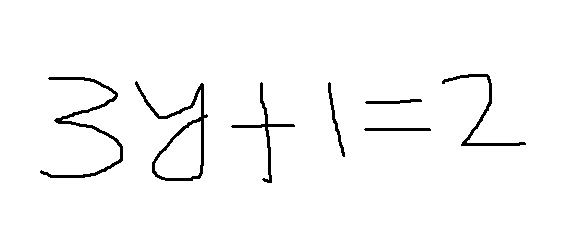
#> input picture equation_images/lineareqy3.png, 563 x 237 px
$ jupyter execute --allow-errors 'train classfier.ipynb'
#> lines starting #> are read from the running program, lines starting #| are printed output that depends on the picture; after the words box and inside, x2 and y2 are one past the last pixel; in counts of white or black regions, pixels touching at a corner belong together
#> `input_image = cv2.imread(img_path, 0)`: input_image: shape (237, 563); 97.3% white; 7 black regions, largest, box (x1, y1, x2, y2) and area: (135, 81, 208, 181) 1001, (40, 77, 123, 178) 975, (442, 74, 526, 146) 574
[cell 1]
import cv2
import numpy as np
import matplotlib.pyplot as plt
import tensorflow as tf
from tensorflow.keras.preprocessing.image import ImageDataGenerator
from tensorflow.keras.preprocessing import image
from keras.regularizers import l2, l1

[cell 2]
def binarize(img):
    img = image.img_to_array(img, dtype='uint8')
    binarized = np.expand_dims(cv2.adaptiveThreshold(img,255,cv2.ADAPTIVE_THRESH_MEAN_C, cv2.THRESH_BINARY,11,2), -1)
    inverted_binary_img = ~binarized
    return inverted_binary_img

**Set Training Path**

[cell 3]
data_dir = 'extracted_images'
batch_size = 32
img_height = 45
img_width = 45

#> (a cell that did not finish here is left out)

#> (a cell that did not finish here is left out)

#> (a cell that did not finish here is left out)

**Convolutional Neural Network**

#> (a cell that did not finish here is left out)

#> (a cell that did not finish here is left out)

#> (a cell that did not finish here is left out)

#> (a cell that did not finish here is left out)

#> (a cell that did not finish here is left out)

#> (a cell that did not finish here is left out)

[cell 13]
image_dir = "equation_images/"

[cell 14]
def getOverlap(a, b):
     return max(0, min(a[1], b[1]) - max(a[0], b[0]))
def detect_contours(img_path):
    # Given an image path, output bounding box coordinates of an image
#> called with img_path = 'equation_images/lineareqy3.png'
    input_image = cv2.imread(img_path, 0) # Load a greyscale image

    # Make a copy to draw bounding box
    input_image_cpy = input_image.copy()

    # Convert the grayscale image to binary (image binarization opencv python), then invert
    binarized = cv2.adaptiveThreshold(input_image_cpy,255,cv2.ADAPTIVE_THRESH_MEAN_C, cv2.THRESH_BINARY,11,2)
    inverted_binary_img = ~binarized
#> inverted_binary_img: shape (237, 563); 2.7% white; 7 white regions

    # Detect contours
    # hierarchy variable contains information about the relationship between each contours
    contours_list, hierarchy = cv2.findContours(inverted_binary_img,
                                           cv2.RETR_TREE,
                                           cv2.CHAIN_APPROX_SIMPLE) # Find contours
#> contours_list = 8 contours; box (x1, y1, x2, y2) and area: (135, 81, 208, 181) 2566, (154, 120, 202, 179) 1855, (40, 77, 123, 178) 686, (442, 74, 526, 146) 395, (231, 82, 295, 183) 347, (328, 82, 345, 157) 158, (364, 128, 431, 131) 130, (365, 99, 422, 104) 112
    # Detect contours
    l = []
    for c in contours_list:
        x, y, w, h = cv2.boundingRect(c)
        l.append([x, y, w, h])
#> this loop made 8 passes
#> (x, y, w, h) on passes 1 to 8: (364, 128, 67, 3), (365, 99, 57, 5), (328, 82, 17, 75), (231, 82, 64, 101), (135, 81, 73, 100), (154, 120, 48, 59), (40, 77, 83, 101), (442, 74, 84, 72)
#> after the loop, l = [[364, 128, 67, 3], [365, 99, 57, 5], [328, 82, 17, 75], [231, 82, 64, 101], [135, 81, 73, 100], [154, 120, 48, 59], [40, 77, 83, 101], [442, 74, 84, 72]]
    # Check whether any overlapping rectangles. We do this in a way such that we only compare each box once with all other boxes.
    lcopy = l.copy()
#> lcopy has the same summary as l
    keep = []
    while len(lcopy) != 0:
        curr_x, curr_y, curr_w, curr_h = lcopy.pop(0) # Look at next box
        if curr_w * curr_h < 20: # remove very small boxes
            continue
        throw = []
        for i, (x, y, w, h) in enumerate(lcopy):
            curr_interval = [curr_x, curr_x+curr_w]
            next_interval = [x, x+w]
            if getOverlap(curr_interval, next_interval) > 1 : # more than 3 pixels overlap, this is arbitrary
                # Merge the two intervals
                new_interval_x = [min(curr_x, x), max(curr_x+curr_w, x+w)]
                new_interval_y = [min(curr_y, y), max(curr_y+curr_h, y+h)]
                newx, neww = new_interval_x[0], new_interval_x[1] - new_interval_x[0]
                newy, newh = new_interval_y[0], new_interval_y[1] - new_interval_y[0]
                curr_x, curr_y, curr_w, curr_h = newx, newy, neww, newh
                throw.append(i) # Mark this box to throw away later, since it has now been merged with current box
        for ind in sorted(throw, reverse=True): # Sort in reverse order otherwise we will pop incorrectly
            lcopy.pop(ind)
        keep.append([curr_x, curr_y, curr_w, curr_h]) # Keep the current box we are comparing against
#> this loop made 6 passes
#> after the loop, keep = [[364, 99, 67, 32], [328, 82, 17, 75], [231, 82, 64, 101], [135, 81, 73, 100], [40, 77, 83, 101], [442, 74, 84, 72]]; lcopy = []
    return keep

[cell 15]
def resize_pad(img, size, padColor=255):

    h, w = img.shape[:2]
    sh, sw = size

    # interpolation method
    if h > sh or w > sw: # shrinking image
        interp = cv2.INTER_AREA
    else: # stretching image
        interp = cv2.INTER_CUBIC

    # aspect ratio of image
    aspect = w/h  # if on Python 2, you might need to cast as a float: float(w)/h

    # compute scaling and pad sizing
    if aspect > 1: # horizontal image
        new_w = sw
        new_h = np.round(new_w/aspect).astype(int)
        pad_vert = (sh-new_h)/2
        pad_top, pad_bot = np.floor(pad_vert).astype(int), np.ceil(pad_vert).astype(int)
        pad_left, pad_right = 0, 0
    elif aspect < 1: # vertical image
        new_h = sh
        new_w = np.round(new_h*aspect).astype(int)
        pad_horz = (sw-new_w)/2
        pad_left, pad_right = np.floor(pad_horz).astype(int), np.ceil(pad_horz).astype(int)
        pad_top, pad_bot = 0, 0
    else: # square image
        new_h, new_w = sh, sw
        pad_left, pad_right, pad_top, pad_bot = 0, 0, 0, 0

    # set pad color
    if len(img.shape) == 3 and not isinstance(padColor, (list, tuple, np.ndarray)): # color image but only one color provided
        padColor = [padColor]*3

    # scale and pad
    scaled_img = cv2.resize(img, (new_w, new_h), interpolation=interp)
    scaled_img = cv2.copyMakeBorder(scaled_img, pad_top, pad_bot, pad_left, pad_right, borderType=cv2.BORDER_CONSTANT, value=padColor)

    return scaled_img

#> (a cell that did not finish here is left out)

[cell 17]
flag = 0
IMAGE = "lineareqy3.png"
img_path = "equation_images/"+IMAGE

if flag == 1:
    input_image = cv2.imread(img_path)
    ret, bw_img = cv2.threshold(input_image,127,255,cv2.THRESH_BINARY)
    plt.imshow(bw_img)
    plt.show()
    cv2.imwrite(img_path, bw_img)
    input_image_cpy = bw_img.copy()
    keep = detect_contours(image_dir+IMAGE)
    print(len(keep))
    img_path = image_dir+IMAGE
else:
    input_image = cv2.imread(img_path, 0)
    input_image_cpy = input_image.copy()
    keep = detect_contours(image_dir+IMAGE)
    print(len(keep))
#| 6

#Visualise how the bounding boxes look like
for (x, y, w, h) in keep:
    cv2.rectangle(input_image_cpy, (x, y), (x + w, y + h), (0, 0, 255), 1)
#> this loop made 6 passes
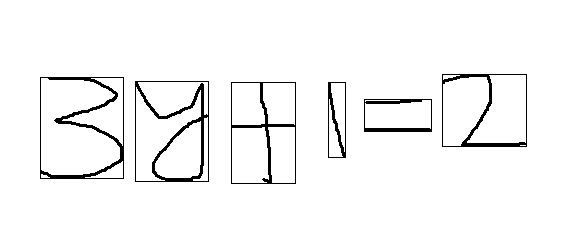
#> input_image_cpy: shape (237, 563); 96% white; 6 black regions, box (x1, y1, x2, y2) and area: (135, 81, 209, 182) 1343, (40, 77, 124, 179) 1305, (442, 74, 527, 147) 863, (231, 82, 296, 184) 840, (364, 99, 432, 132) 553, (328, 82, 346, 158) 406
plt.imshow(input_image_cpy, cmap='gray')
plt.show()


$ run again, with equation_images/lexpf1.png copied over equation_images/lineareqy3.png
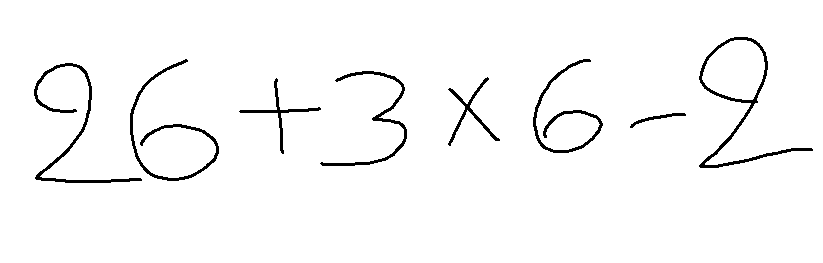
#> input picture equation_images/lexpf1.png, 823 x 263 px
#> input_image: shape (263, 823); 97.2% white; 8 black regions, largest, box (x1, y1, x2, y2) and area: (699, 37, 813, 168) 1229, (34, 63, 142, 183) 1076, (130, 59, 219, 181) 992
#> inverted_binary_img: shape (263, 823); 2.8% white; 8 white regions
#> contours_list = 9 contours; largest, box (x1, y1, x2, y2) and area: (699, 37, 813, 168) 3805, (701, 39, 766, 101) 2937, (34, 63, 142, 183) 755, (130, 59, 219, 181) 698, (533, 59, 603, 153) 583
#> the loop in detect_contours, `for c in contours_list:` made 9 passes
#> (x, y, w, h) on passes 1 to 8: (630, 113, 56, 15), (239, 78, 82, 76), (448, 77, 52, 69), (320, 71, 87, 95), (34, 63, 108, 120), (533, 59, 70, 94), (130, 59, 89, 122), (699, 37, 114, 131)
#> after the loop in detect_contours, `for c in contours_list:`: l = [[630, 113, 56, 15], [239, 78, 82, 76], [448, 77, 52, 69], [320, 71, 87, 95], [34, 63, 108, 120], [533, 59, 70, 94], [130, 59, 89, 122], [699, 37, 114, 131], [701, 39, 65, 62]]
#> in detect_contours, `lcopy = l.copy()`: lcopy has the same summary as l
#> the loop in detect_contours, `while len(lcopy) != 0:` made 7 passes
#> after the loop in detect_contours, `while len(lcopy) != 0:`: keep = [[630, 113, 56, 15], [239, 78, 82, 76], [448, 77, 52, 69], [320, 71, 87, 95], [34, 59, 185, 124], [533, 59, 70, 94], [699, 37, 114, 131]]; lcopy = []
#| 7
#> the loop `for (x, y, w, h) in keep:` made 7 passes
#> after the loop `for (x, y, w, h) in keep:`:
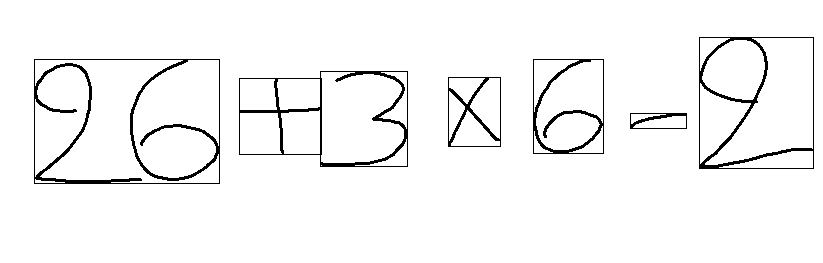
#> input_image_cpy: shape (263, 823); 96.1% white; 6 black regions, box (x1, y1, x2, y2) and area: (34, 59, 220, 184) 2677, (239, 71, 408, 167) 1913, (699, 37, 814, 169) 1699, (533, 59, 604, 154) 1133, (448, 77, 501, 147) 705, (630, 113, 687, 129) 303

$ run again, with equation_images/Quadratic_Equation.jpg saved as equation_images/lineareqy3.png
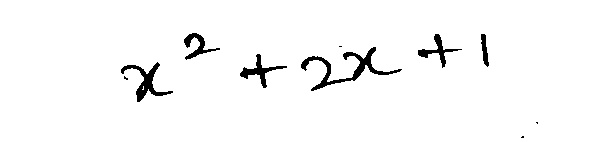
#> input picture equation_images/Quadratic_Equation.jpg, 590 x 142 px
#> input_image is the input picture: shape (142, 590); min 0, max 255, mean 247.3
#> in detect_contours, `binarized = cv2.adaptiveThreshold(input_image_cpy,255,cv2.ADAPTIVE_THR..`:
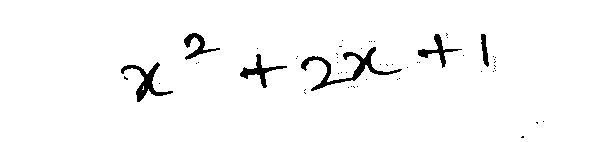
#> binarized: shape (142, 590); 96.9% white; 55 black regions (49 under 20 px), largest, box (x1, y1, x2, y2) and area: (301, 47, 402, 91) 825, (121, 62, 173, 102) 526, (240, 54, 287, 88) 372, (418, 34, 462, 68) 321, (184, 33, 220, 60) 306, (481, 34, 489, 67) 149
#> inverted_binary_img: shape (142, 590); 3.1% white; 55 white regions (49 under 20 px)
#> contours_list = 56 contours, 50 with area under 20; largest, box (x1, y1, x2, y2) and area: (301, 47, 402, 91) 646, (121, 62, 173, 102) 439, (240, 54, 287, 88) 297, (418, 34, 462, 68) 247, (184, 33, 220, 60) 240, (481, 34, 489, 67) 114
#> the loop in detect_contours, `for c in contours_list:` made 56 passes
#> (x, y, w, h) on passes 3, 6, 7, 9, 10, 11, 12, 13: (543, 121, 1, 1), (348, 87, 1, 1), (357, 86, 1, 1), (351, 86, 1, 1), (159, 83, 1, 1), (397, 79, 1, 1), (366, 79, 1, 1), (399, 78, 1, 1)
#> after the loop in detect_contours, `for c in contours_list:`: l = 56 items, first 6: [521, 136, 3, 2], [536, 122, 2, 2], [543, 121, 1, 1], [304, 92, 2, 2], [304, 89, 2, 2], [348, 87, 1, 1]
#> in detect_contours, `lcopy = l.copy()`: lcopy has the same summary as l
#> the loop in detect_contours, `while len(lcopy) != 0:` made 53 passes
#> after the loop in detect_contours, `while len(lcopy) != 0:`: keep = [[121, 62, 52, 40], [240, 54, 47, 34], [301, 46, 101, 45], [481, 34, 8, 33], [418, 33, 44, 35], [184, 33, 36, 27]]; lcopy = []
#| 6
#> the loop `for (x, y, w, h) in keep:` made 6 passes

$ run again, with equation_images/akshiexp1p.jpg saved as equation_images/lineareqy3.png
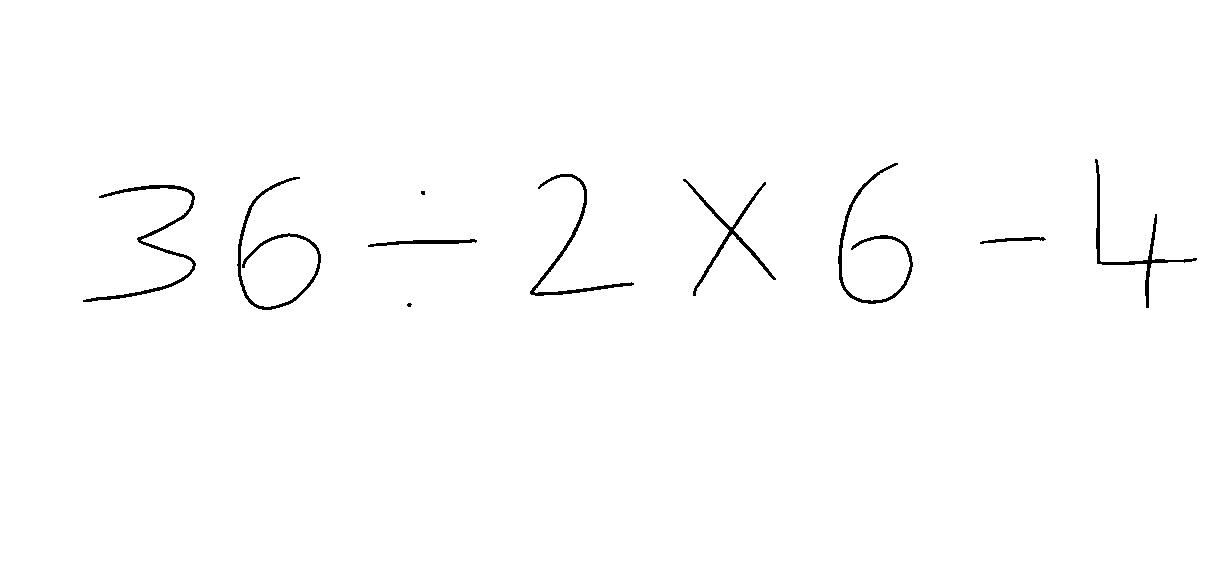
#> input picture equation_images/akshiexp1p.jpg, 1205 x 572 px
#> input_image is the input picture: shape (572, 1205); min 0, max 255, mean 252.5
#> binarized: shape (572, 1205); 99% white; 171 black regions (163 under 20 px), largest, box (x1, y1, x2, y2) and area: (83, 185, 196, 302) 1146, (237, 177, 321, 310) 1102, (838, 163, 913, 304) 1018
#> in detect_contours, `inverted_binary_img = ~binarized`:
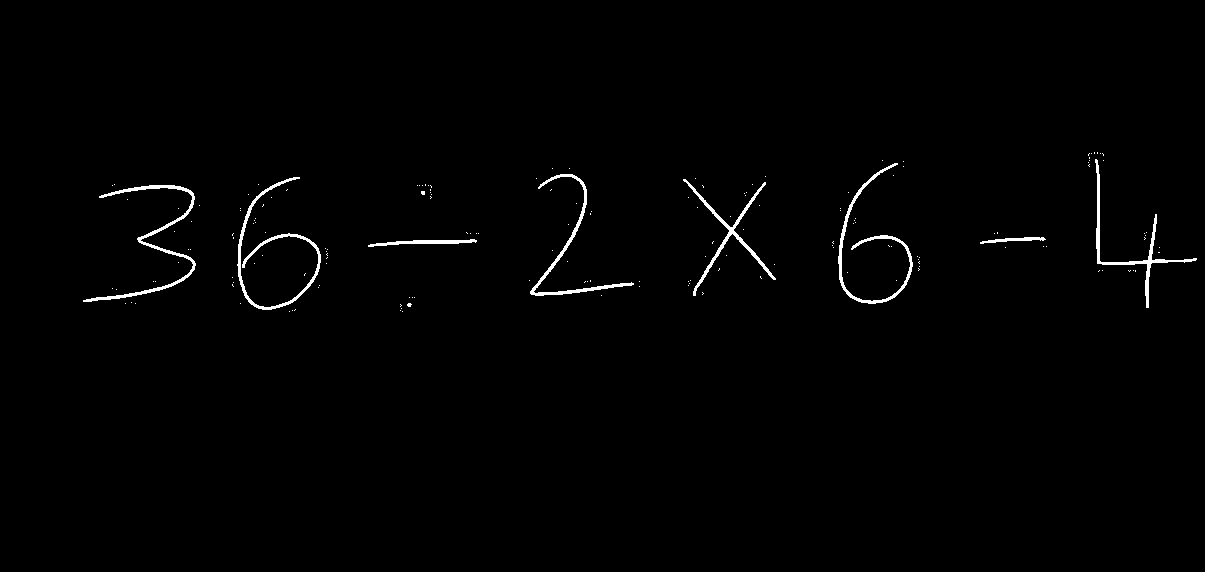
#> inverted_binary_img: shape (572, 1205); 0.99% white; 171 white regions (163 under 20 px)
#> contours_list = 171 contours, 163 with area under 20; largest, box (x1, y1, x2, y2) and area: (83, 185, 196, 302) 810, (237, 177, 321, 310) 778, (838, 163, 913, 304) 724, (683, 179, 776, 296) 665, (530, 174, 634, 296) 658, (1095, 159, 1197, 308) 645, (368, 239, 477, 247) 263, (980, 237, 1046, 244) 136
#> the loop in detect_contours, `for c in contours_list:` made 171 passes
#> (x, y, w, h) on passes 1 to 3: (402, 311, 1, 1), (289, 311, 1, 1), (400, 310, 1, 1)
#> after the loop in detect_contours, `for c in contours_list:`: l = 171 items, first 6: [402, 311, 1, 1], [289, 311, 1, 1], [400, 310, 1, 1], [292, 310, 1, 1], [294, 309, 2, 2], [401, 308, 1, 1]
#> in detect_contours, `lcopy = l.copy()`: lcopy has the same summary as l
#> the loop in detect_contours, `while len(lcopy) != 0:` made 165 passes
#> after the loop in detect_contours, `while len(lcopy) != 0:`: keep = [[368, 185, 109, 122], [980, 237, 66, 7], [83, 185, 113, 117], [683, 179, 93, 117], [237, 177, 84, 133], [530, 174, 104, 122], [838, 163, 75, 141], [1095, 153, 102, 155]]; lcopy = []
#| 8
#> the loop `for (x, y, w, h) in keep:` made 8 passes
